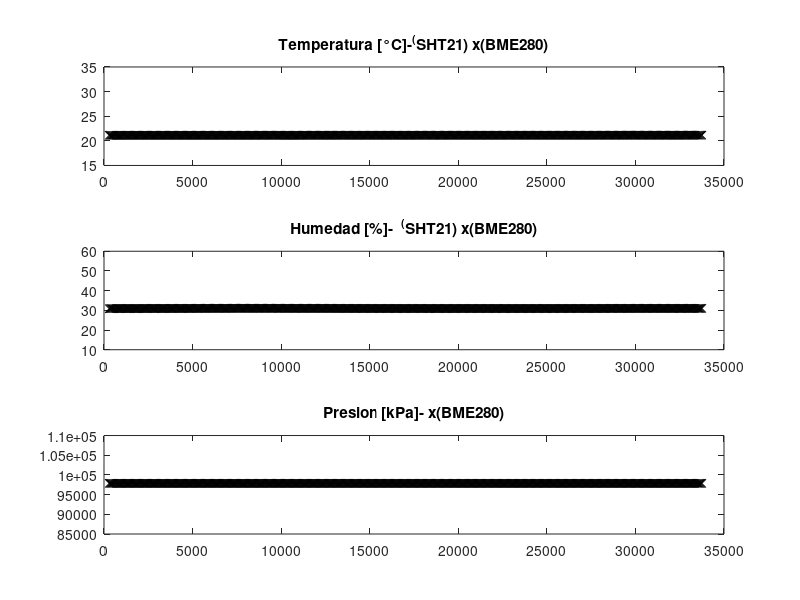
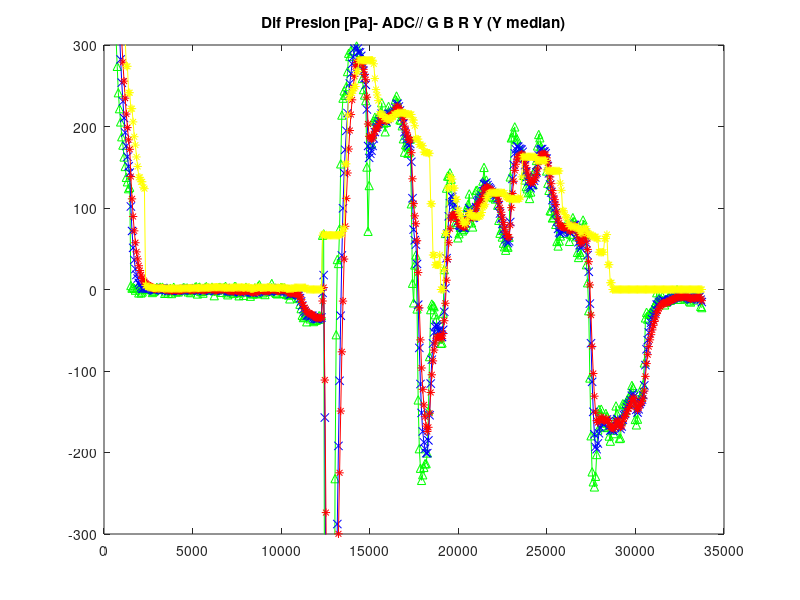
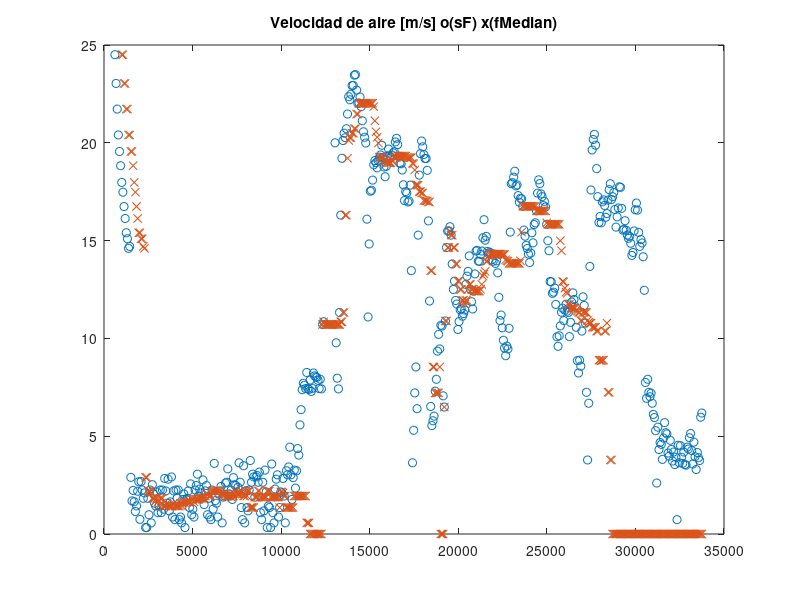
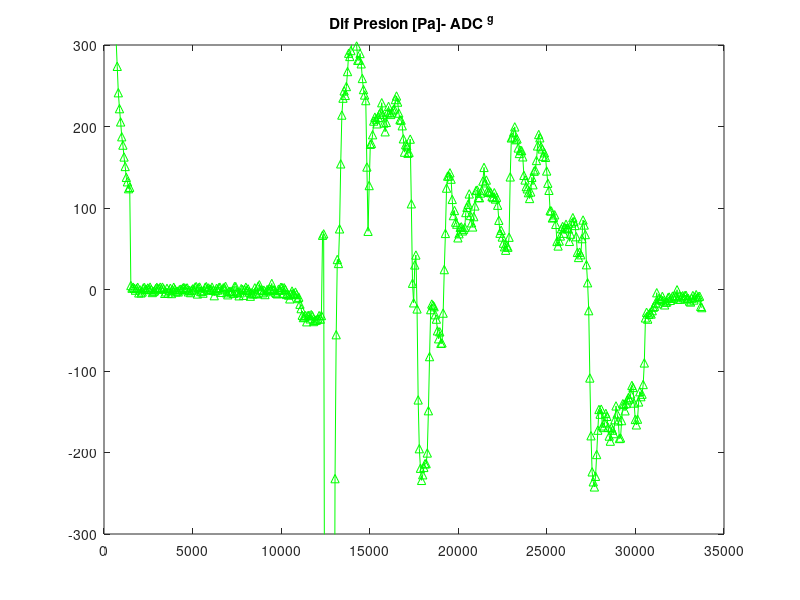

The MATLAB script that drew these images, in order:
%[ALL]=[C,D,E,F,G,H1,I1,IIa1ADC,IIIb1ADC,IIIIb1ADC,JJJADC,JJJADCb2,T,PWM,Den,M];

[ALL]=importdata('csvlist1.csv'); %%valor de muestras

[C]=ALL(:,1)
[D]=ALL(:,2)

[E]=ALL(:,3)
[F]=ALL(:,4)
[G]=ALL(:,5)

%%%%%%% Presion diferencial %%%%%%

[H1]=ALL(:,6)
[I1]=ALL(:,7)

[IIa1ADC]=ALL(:,8)
[IIIb1ADC]=ALL(:,9)
[IIIIb1ADC]=ALL(:,10)


%%Velocidad
[JJJADC]=ALL(:,11)
[JJJADCb2]=ALL(:,12)

[T]=ALL(:,13)
[PWM]=ALL(:,14)
[Den]=ALL(:,15)
[M]=ALL(:,16)

figure(1)
    subplot(311)
    %%plot(T,A,'b-o',T,C,'r-^',T,E,'k-x');
    plot(T,E,'k-x');
    ylim([15 35]);
    title('Temperatura [°C]-^(SHT21) x(BME280)');
    
    subplot(312)
    %%plot(T,B,'b-o',T,D,'r-^',T,F,'k-x');
    plot(T,F,'k-x');
    ylim([10 60]);
    title('Humedad [%]-  ^(SHT21) x(BME280)');

    subplot(313)
    plot(T,G,'k-x');
    ylim([85000 110000]);
    title('Presion [kPa]- x(BME280)');


    figure (3)
    
    plot(T,I1,'^-g',T,IIa1ADC,'b-x',T,IIIb1ADC,'r-*',T,IIIIb1ADC,'y-*');%,T,IIa2ADC,'k-x');%,T,IIa3ADC,'r-x'); 
    ylim([-300 300]);
    title('Dif Presion [Pa]- ADC// G B R Y (Y median)');

    

    figure(4)
    plot(T,JJJADC,'o',T,JJJADCb2,'x');
    ylim([0 25]);
    title('Velocidad de aire [m/s] o(sF) x(fMedian)');

    figure(5)
    plot(T,I1,'^-g');
     ylim([-300 300]);
    title('Dif Presion [Pa]- ADC ^g ');
    
    figure(6)
    plot(T,PWM,'^-k');
     ylim([0 1025]);
    title('PWM - T*');
    
    figure(7)
    plot(T,Den,'^-b');
     ylim([0 2]);
    title('Densidad del Aire - T (ms)*');

